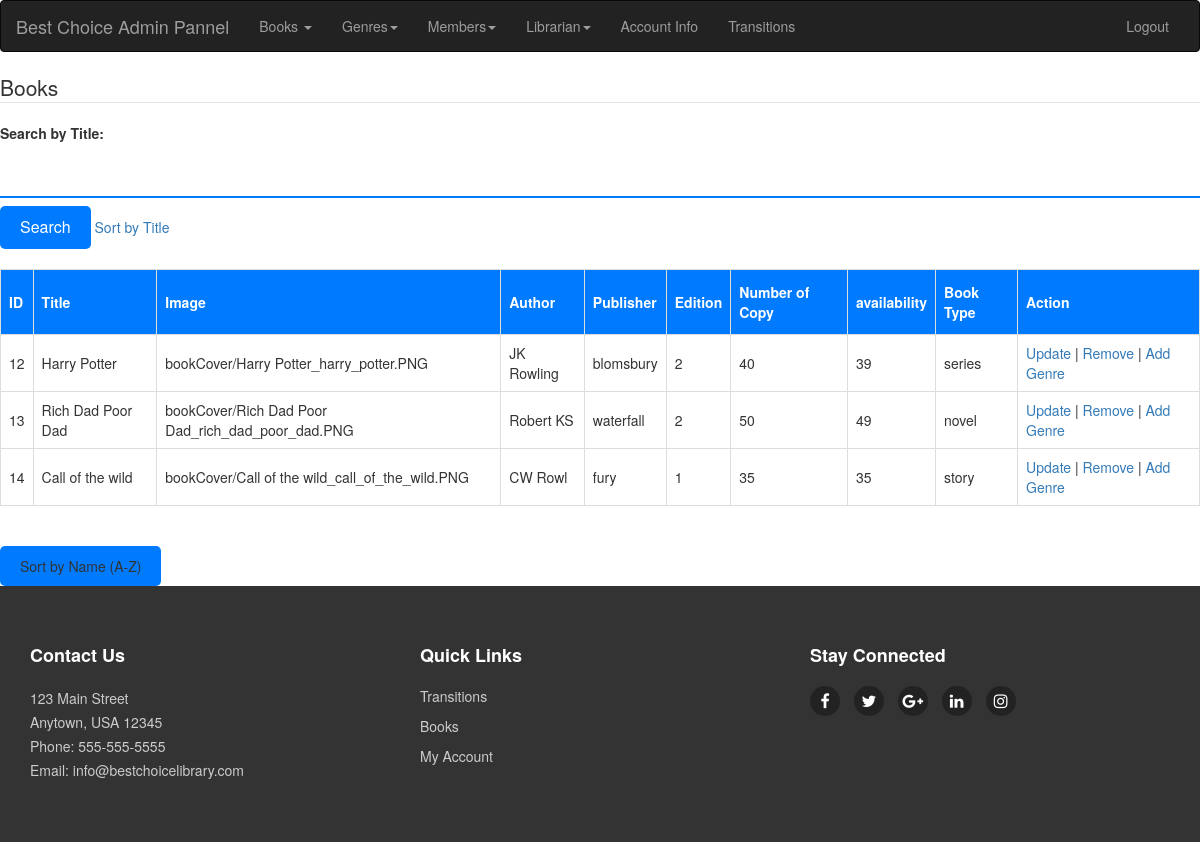
Screenshot of /bookList.php (signed in) with the database file from the repository.
### tables this page shows
CREATE TABLE `book` (
  `book_id` int(11) NOT NULL,
  `title` varchar(500) NOT NULL,
  `coverimage` varchar(500) NOT NULL,
  `author` varchar(50) NOT NULL,
  `publisher` varchar(50) NOT NULL,
  `edition` int(11) NOT NULL,
  `numberofcopy` int(11) NOT NULL,
  `instock` int(11) NOT NULL,
  `booktype_id` int(11) NOT NULL
);

CREATE TABLE `booktype` (
  `booktype_id` int(11) NOT NULL,
  `booktype_name` varchar(50) NOT NULL
);

### bookList.php (the view, shortened to what this page needs)
<?php
	include('connection.php');
    include('header1.php');
 ?>
 <html>
 <head>
 </head>
 <body>
 	<form action="bookList.php" method="POST">
 		<fieldset>
 			<legend>Books</legend>
 			<label for="search">Search by Title:</label>
	        <input type="text" name="search" id="search">
	        <input type="submit" name="submit" value="Search">
	        <a href="bookList.php?sort=title">Sort by Title</a>
	        <br><br>
 			<table>
 				<tr>
 					<th>ID</th>
 					<th>Title</th>
 					<th>Image</th>
 					<th>Author</th>
 					<th>Publisher</th>
 					<th>Edition</th>
 					<th>Number of Copy</th>
 					<th>availability</th>
 					<th>Book Type</th>
 					<th>Action</th>
 				</tr>
 				<tr>
 					<?php
                        $sort = isset($_POST['sortBtn']) ? $_POST['sortBtn'] : '';
                        if ($sort == 'asc') {
                            $select="SELECT * FROM book ORDER BY title ASC";
                        } else {
                            $select="SELECT * FROM book";
                        }
                        $query = mysqli_query($connect, $select);
                        $count = mysqli_num_rows($query);
                        for($i = 0; $i < $count; $i++) {
                            $data = mysqli_fetch_array($query);
                            $bookID = $data['book_id'];
                            $title = $data['title'];
                            $coverImage = $data['coverimage'];
                            $author = $data['author'];
                            $publisher = $data['publisher'];
                            $edition = $data['edition'];
                            $numberOfCopy = $data['numberofcopy'];
                            $instock = $data['instock'];
                            $bookTypeID = $data['booktype_id'];
                            $select1 = "SELECT booktype_name FROM booktype WHERE booktype_id='$bookTypeID'";
                            $query1 = mysqli_query($connect, $select1);
                            $data1 = mysqli_fetch_array($query1);
                            $bookType = $data1['booktype_name'];
                            echo "<tr>
                                <td>$bookID</td>
                                <td>$title</td>
                                <td>$coverImage</td>
                                <td>$author</td>
                                <td>$publisher</td>
                                <td>$edition</td>
                                <td>$numberOfCopy</td>
                                <td>$instock</td>
                                <td>$bookType</td>
                                <td>
                                    <a href='bookUpdate.php?uit=$bookID'>Update</a> |
                                    <a href='bookDelete.php?did=$bookID'>Remove</a> |
                                    <a href='bookGenre.php?gid=$bookID'>Add Genre</a>
                                </td>
                            </tr>";
                        }
 					?>
 				</tr>
 			</table>
 			<br>
 			<button type="submit" name="sortBtn" value="asc">Sort by Name (A-Z)</button>
 		</fieldset>
 	</form>
 </body>
 </html>
<?php
include('footer1.php');

### css/style.css (style rules this page uses)
button, input[type=submit], input[type=reset] { background-color: #007bff; border: none; color: #fff; padding: 10px 20px; border-radius: 5px; font-size: 16px; cursor: pointer; }
input[type=text], input[type=password], input[type=email], input[type=tel], select { width: 100%; padding: 10px; margin: 8px 0; box-sizing: border-box; border: none; border-bottom: 2px solid #007bff; outline: none; background-color: transparent; }
table { width: 100%; border-collapse: collapse; margin-bottom: 20px; }
table td, table th { border: 1px solid #ddd; padding: 8px; }
table th { padding-top: 12px; padding-bottom: 12px; text-align: left; background-color: #007bff; color: white; font-weight: bold; }

### rows the page displays
book: book_id "12", title "Harry Potter", coverimage "bookCover/Harry Potter_harry_potter.PNG", author "JK Rowling", publisher "blomsbury", edition "2", numberofcopy "40", instock "39", booktype.booktype_name "series"
book: book_id "13", title "Rich Dad Poor Dad", coverimage "bookCover/Rich Dad Poor Dad_rich_dad_poor_dad.PNG", author "Robert KS", publisher "waterfall", edition "2", numberofcopy "50", instock "49", booktype.booktype_name "novel"
book: book_id "14", title "Call of the wild", coverimage "bookCover/Call of the wild_call_of_the_wild.PNG", author "CW Rowl", publisher "fury", edition "1", numberofcopy "35", instock "35", booktype.booktype_name "story"
